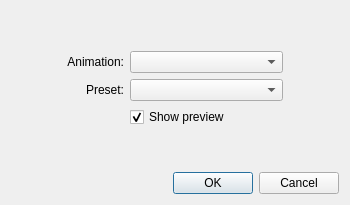
<?xml version="1.0" encoding="UTF-8"?>
<ui version="4.0">
 <class>AnimAddDialog</class>
 <widget class="QDialog" name="AnimAddDialog">
  <property name="geometry">
   <rect>
    <x>0</x>
    <y>0</y>
    <width>350</width>
    <height>205</height>
   </rect>
  </property>
  <property name="sizePolicy">
   <sizepolicy hsizetype="Fixed" vsizetype="Fixed">
    <horstretch>0</horstretch>
    <verstretch>0</verstretch>
   </sizepolicy>
  </property>
  <property name="windowTitle">
   <string>Add Animation</string>
  </property>
  <layout class="QGridLayout" name="gridLayout">
   <item row="5" column="0" colspan="4">
    <layout class="QHBoxLayout" name="horizontalLayout">
     <item>
      <widget class="QDialogButtonBox" name="buttonBox">
       <property name="orientation">
        <enum>Qt::Horizontal</enum>
       </property>
       <property name="standardButtons">
        <set>QDialogButtonBox::Cancel|QDialogButtonBox::Ok</set>
       </property>
       <property name="centerButtons">
        <bool>false</bool>
       </property>
      </widget>
     </item>
    </layout>
   </item>
   <item row="1" column="3">
    <spacer name="horizontalSpacer_2">
     <property name="orientation">
      <enum>Qt::Horizontal</enum>
     </property>
     <property name="sizeType">
      <enum>QSizePolicy::Fixed</enum>
     </property>
     <property name="sizeHint" stdset="0">
      <size>
       <width>50</width>
       <height>20</height>
      </size>
     </property>
    </spacer>
   </item>
   <item row="1" column="2">
    <widget class="QComboBox" name="animBox">
     <property name="sizePolicy">
      <sizepolicy hsizetype="Expanding" vsizetype="Fixed">
       <horstretch>0</horstretch>
       <verstretch>0</verstretch>
      </sizepolicy>
     </property>
    </widget>
   </item>
   <item row="2" column="1">
    <widget class="QLabel" name="label_2">
     <property name="sizePolicy">
      <sizepolicy hsizetype="Preferred" vsizetype="Preferred">
       <horstretch>0</horstretch>
       <verstretch>0</verstretch>
      </sizepolicy>
     </property>
     <property name="text">
      <string>Preset:</string>
     </property>
     <property name="alignment">
      <set>Qt::AlignRight|Qt::AlignTrailing|Qt::AlignVCenter</set>
     </property>
    </widget>
   </item>
   <item row="4" column="2">
    <spacer name="verticalSpacer_2">
     <property name="orientation">
      <enum>Qt::Vertical</enum>
     </property>
     <property name="sizeHint" stdset="0">
      <size>
       <width>20</width>
       <height>0</height>
      </size>
     </property>
    </spacer>
   </item>
   <item row="1" column="1">
    <widget class="QLabel" name="label">
     <property name="sizePolicy">
      <sizepolicy hsizetype="Preferred" vsizetype="Preferred">
       <horstretch>0</horstretch>
       <verstretch>0</verstretch>
      </sizepolicy>
     </property>
     <property name="text">
      <string>Animation:</string>
     </property>
     <property name="alignment">
      <set>Qt::AlignRight|Qt::AlignTrailing|Qt::AlignVCenter</set>
     </property>
    </widget>
   </item>
   <item row="0" column="2">
    <spacer name="verticalSpacer_3">
     <property name="orientation">
      <enum>Qt::Vertical</enum>
     </property>
     <property name="sizeHint" stdset="0">
      <size>
       <width>20</width>
       <height>0</height>
      </size>
     </property>
    </spacer>
   </item>
   <item row="2" column="2">
    <widget class="QComboBox" name="presetBox">
     <property name="sizePolicy">
      <sizepolicy hsizetype="Expanding" vsizetype="Fixed">
       <horstretch>0</horstretch>
       <verstretch>0</verstretch>
      </sizepolicy>
     </property>
    </widget>
   </item>
   <item row="1" column="0">
    <spacer name="horizontalSpacer">
     <property name="orientation">
      <enum>Qt::Horizontal</enum>
     </property>
     <property name="sizeType">
      <enum>QSizePolicy::Fixed</enum>
     </property>
     <property name="sizeHint" stdset="0">
      <size>
       <width>50</width>
       <height>20</height>
      </size>
     </property>
    </spacer>
   </item>
   <item row="3" column="2">
    <widget class="QCheckBox" name="previewBox">
     <property name="text">
      <string>Show preview</string>
     </property>
     <property name="checked">
      <bool>true</bool>
     </property>
    </widget>
   </item>
  </layout>
 </widget>
 <resources/>
 <connections>
  <connection>
   <sender>buttonBox</sender>
   <signal>accepted()</signal>
   <receiver>AnimAddDialog</receiver>
   <slot>accept()</slot>
   <hints>
    <hint type="sourcelabel">
     <x>248</x>
     <y>254</y>
    </hint>
    <hint type="destinationlabel">
     <x>157</x>
     <y>274</y>
    </hint>
   </hints>
  </connection>
  <connection>
   <sender>buttonBox</sender>
   <signal>rejected()</signal>
   <receiver>AnimAddDialog</receiver>
   <slot>reject()</slot>
   <hints>
    <hint type="sourcelabel">
     <x>316</x>
     <y>260</y>
    </hint>
    <hint type="destinationlabel">
     <x>286</x>
     <y>274</y>
    </hint>
   </hints>
  </connection>
 </connections>
</ui>
